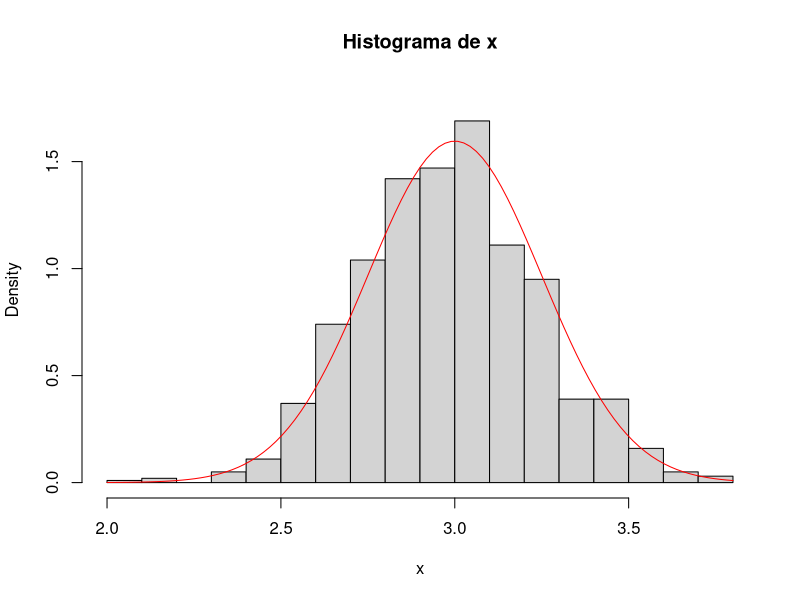
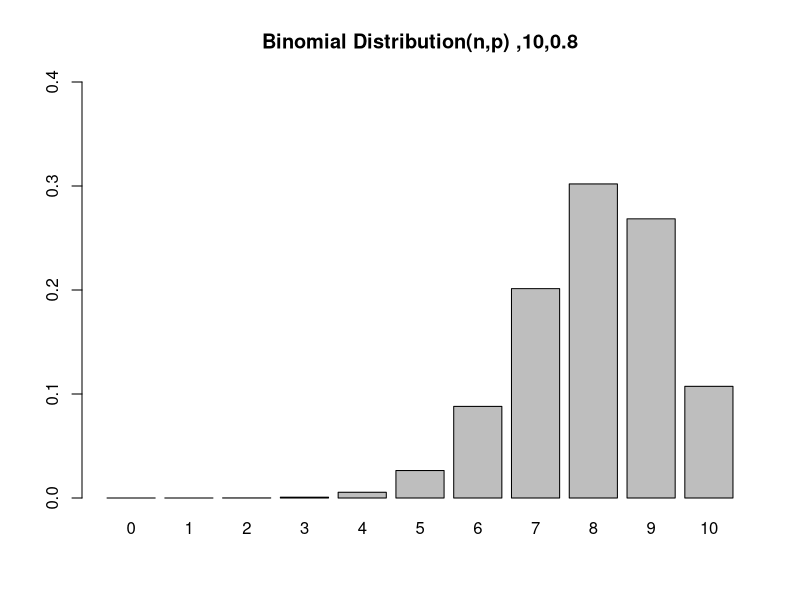

Write the R code that produced these figures, in order.
# Solução Lista de Exercícios - Capítulo 9 - 03/07/2022


# Configurando o diretório de trabalho

setwd("C:/Users/deeww/OneDrive/Área de Trabalho/Ciencia de dados/Curso Formação Cientista de dados/BigData_R_Azure_ML/cap09")
getwd()


# Exercício 1 - Gere 1000 números de uma distribuição normal com média 3 e sd = .25 e grave no objeto chamado x.
x <- rnorm(1000, 3, .25)


# Exercício 2 - Crie o histograma dos dados gerados no item anterior e adicione uma camada com a curva da normal.
hist(x, prob=TRUE, ylim=c(0,1.80),breaks=20, main = "Histograma de x")
curve(dnorm(x, 3, 0.25), add=TRUE, col="red", lwd=1)


# Exercício 3 - Suponha que 80% dos adultos com alergias relatem alívio sintomático com uma medicação específica. 
# Se o medicamento é dado a 10 novos pacientes com alergias, qual é a probabilidade de que ele seja 
# eficaz em exatamente sete?
###Pode ser resolvido com uma função binomial
## 7 = parametro, é a questão; 10 = total de pacientes; 0.8 = percentual de adultos que relatam a eficacia  
a <- dbinom(7,10,0.8)
print(a)


graph <- function(n,p){
  x <- dbinom(0:n,size=n,prob=p)
  barplot(x,ylim=c(0,0.4),names.arg=0:n,
          main=sprintf(paste('Binomial Distribution(n,p) ',n,p,sep=',')))
}
graph(10,0.8)



# Exercício 4 - Suponha que os resultados dos testes de um vestibular se ajustem a uma distribuição normal. 
# Além disso, a pontuação média do teste é de 72 e o desvio padrão é de 15,2. 
# Qual é a porcentagem de alunos que pontuaram 84 ou mais no exame?

# Aplicamos a função pnorm da distribuição normal com média 72 e desvio padrão 15.2. 
# Como estamos procurando a porcentagem de alunos com pontuação superior a 84, 
# estamos interessados na cauda superior da distribuição normal.
pnorm(84, mean=72, sd=15.2, lower.tail=FALSE) ###cauda inferior é falsa (procuramos a cauda superior)


# Exercício 5 - Suponha que o tempo médio de check-out de um caixa de supermercado seja de três minutos. 
# Encontre a probabilidade de um check-out do cliente ser concluído pelo caixa em menos de dois minutos.

# A taxa de processamento de checkout é igual a uma dividida pelo tempo médio de conclusão da finalização. 
# Por isso, a taxa de processamento é de 1/3 de checkouts por minuto. 
# Em seguida, aplicamos a função pexp da distribuição exponencial com taxa = 1/3.
#Porque: reduz a taxa de processamento, reduz o tempo 
pexp(2, rate=1/3) 


# Exercício 6 - Selecione dez números aleatórios entre um e três.
# Aplicamos a função de geração runif da distribuição uniforme para gerar dez números aleatórios entre um e três.
runif(10, min=1, max=3) 


# Exercício 7 - Se houver 12 carros atravessando uma ponte por minuto, em média, 
# encontre a probabilidade de ter 15 ou mais carros cruzando a ponte em um determinado minuto.
# A probabilidade de ter 14 ou menos carros atravessando a ponte em um determinado minuto é dada pela função ppois.
ppois(14, lambda=12)   # lower tail (14 ou menos)

# Assim, a probabilidade de ter 15 ou mais carros cruzando a ponte em um minuto está na 
# cauda superior da função de densidade de probabilidade.
ppois(15, lambda=12, lower=FALSE)   # upper tail(15 ou mais)


# Exercício 8 - Suponha que haja 12 questões de múltipla escolha em um questionário de inglês. 
# Cada questão tem cinco respostas possíveis e apenas uma delas está correta. 
# Encontre a probabilidade de ter quatro ou menos respostas corretas se um aluno tentar 
# responder a cada pergunta aleatoriamente.
# Como apenas uma das cinco respostas possíveis está correta, a probabilidade de responder corretamente 
# a uma pergunta aleatória é 1/5 = 0,2. Podemos encontrar a probabilidade de ter exatamente 4 respostas 
# corretas por tentativas aleatórias como segue.
dbinom(4, size=12, prob=0.2) 

# Para encontrar a probabilidade de ter quatro ou menos respostas corretas por tentativas aleatórias, 
# aplicamos a função dbinom com x = 0,…, 4.
dbinom(0, size=12, prob=0.2) + 
  dbinom(1, size=12, prob=0.2) + 
  dbinom(2, size=12, prob=0.2) + 
  dbinom(3, size=12, prob=0.2) + 
  dbinom(4, size=12, prob=0.2) 

# Ou então:
pbinom(4, size=12, prob=0.2) 





